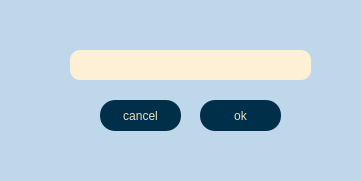
<?xml version="1.0" encoding="UTF-8"?>
<ui version="4.0">
 <class>AuthenticationCode</class>
 <widget class="QDialog" name="AuthenticationCode">
  <property name="geometry">
   <rect>
    <x>0</x>
    <y>0</y>
    <width>361</width>
    <height>181</height>
   </rect>
  </property>
  <property name="windowTitle">
   <string>Dialog</string>
  </property>
  <property name="styleSheet">
   <string notr="true">background-color:rgb(191, 215, 234);</string>
  </property>
  <widget class="QLineEdit" name="auth_code">
   <property name="geometry">
    <rect>
     <x>70</x>
     <y>50</y>
     <width>241</width>
     <height>30</height>
    </rect>
   </property>
   <property name="styleSheet">
    <string notr="true">background-color:rgb(253, 240, 213);
border-radius: 10%;</string>
   </property>
  </widget>
  <widget class="QPushButton" name="pbn_ok">
   <property name="geometry">
    <rect>
     <x>200</x>
     <y>100</y>
     <width>81</width>
     <height>31</height>
    </rect>
   </property>
   <property name="cursor">
    <cursorShape>PointingHandCursor</cursorShape>
   </property>
   <property name="styleSheet">
    <string notr="true">background-color:rgb(0, 48, 73);
border-radius: 15%;
color:rgb(245, 223, 187);</string>
   </property>
   <property name="text">
    <string>ok</string>
   </property>
  </widget>
  <widget class="QPushButton" name="pbn_cancel">
   <property name="geometry">
    <rect>
     <x>100</x>
     <y>100</y>
     <width>81</width>
     <height>31</height>
    </rect>
   </property>
   <property name="cursor">
    <cursorShape>PointingHandCursor</cursorShape>
   </property>
   <property name="styleSheet">
    <string notr="true">background-color:rgb(0, 48, 73);
border-radius: 15%;
color:rgb(245, 223, 187);</string>
   </property>
   <property name="text">
    <string>cancel</string>
   </property>
  </widget>
 </widget>
 <resources/>
 <connections/>
</ui>
